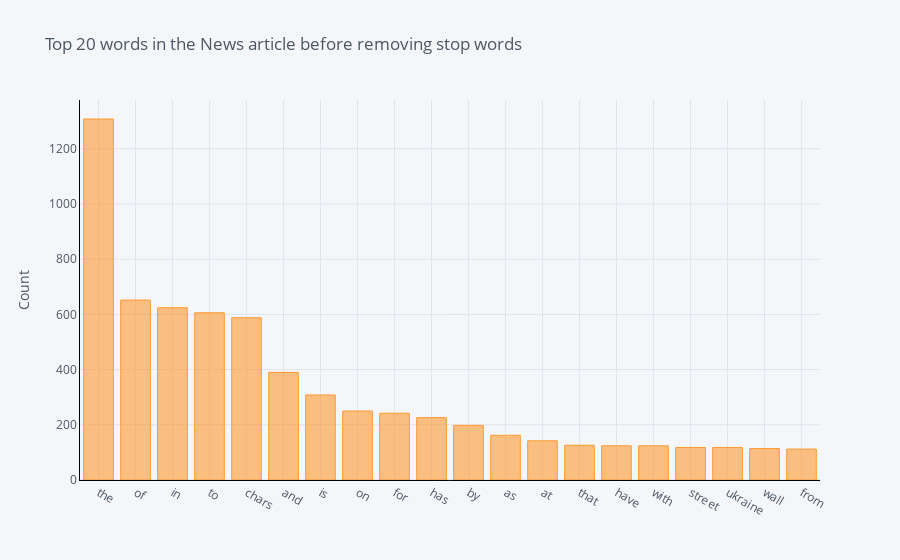

Notebook code cell kept with this figure:
### Code cell
# A genralized function to fetch the top n words from the corpus 
def get_top_n_words(corpus, n=None):
    vec = CountVectorizer().fit(corpus)
    bag_of_words = vec.transform(corpus)
    sum_words = bag_of_words.sum(axis=0) 
    words_freq = [(word, sum_words[0, idx]) for word, idx in vec.vocabulary_.items()]
    words_freq =sorted(words_freq, key = lambda x: x[1], reverse=True)
    return words_freq[:n]
common_words = get_top_n_words(news_articles_df['combined_text'], 20)

df1 = pd.DataFrame(common_words, columns = ['Text' , 'count'])

df1.groupby('Text').sum()['count'].sort_values(ascending=False).iplot(
    kind='bar', yTitle='Count', linecolor='black', title='Top 20 words in the News article before removing stop words')

### Figure 1 — Plotly figure (JSON) as saved in the notebook; plotly's stock layout.template omitted (floating-point values rounded to 4 significant figures)
{"data": [{"marker": {"color": "rgba(255, 153, 51, 0.6)", "line": {"color": "rgba(255, 153, 51, 1.0)", "width": 1}}, "name": "count", "orientation": "v", "text": "", "type": "bar", "x": ["the", "of", "in", "to", "chars", "and", "is", "on", "for", "has", "by", "as", "at", "that", "have", "with", "street", "ukraine", "wall", "from"], "y": [1308, 652, 624, 606, 588, 390, 308, 250, 242, 226, 198, 162, 142, 126, 124, 124, 118, 118, 114, 112]}], "layout": {"legend": {"bgcolor": "#F5F6F9", "font": {"color": "#4D5663"}}, "paper_bgcolor": "#F5F6F9", "plot_bgcolor": "#F5F6F9", "title": {"font": {"color": "#4D5663"}, "text": "Top 20 words in the News article before removing stop words"}, "xaxis": {"gridcolor": "#E1E5ED", "linecolor": "black", "showgrid": true, "tickfont": {"color": "#4D5663"}, "title": {"font": {"color": "#4D5663"}, "text": ""}, "zerolinecolor": "#E1E5ED"}, "yaxis": {"gridcolor": "#E1E5ED", "linecolor": "black", "showgrid": true, "tickfont": {"color": "#4D5663"}, "title": {"font": {"color": "#4D5663"}, "text": "Count"}, "zerolinecolor": "#E1E5ED"}}}
